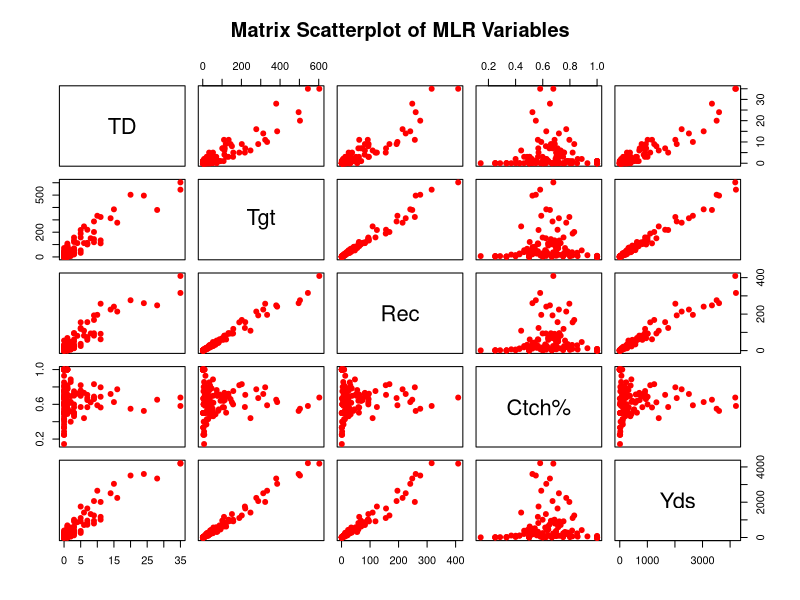
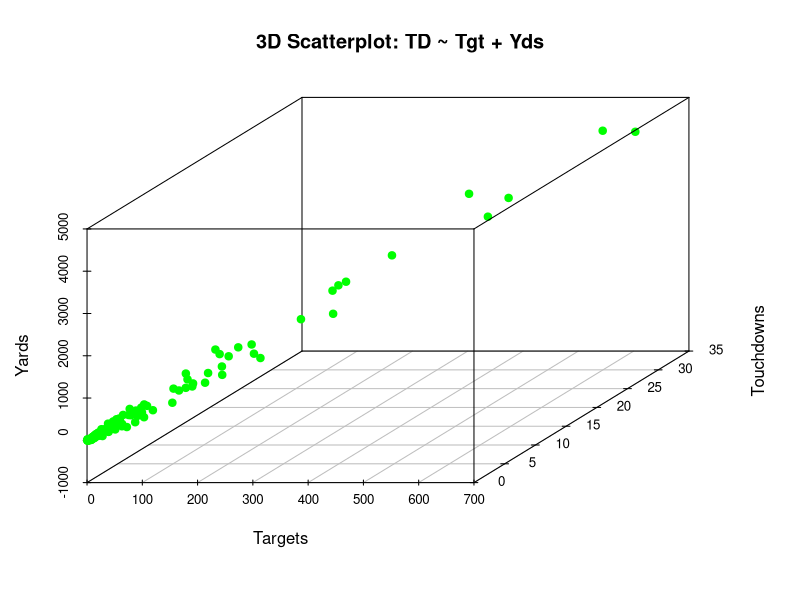
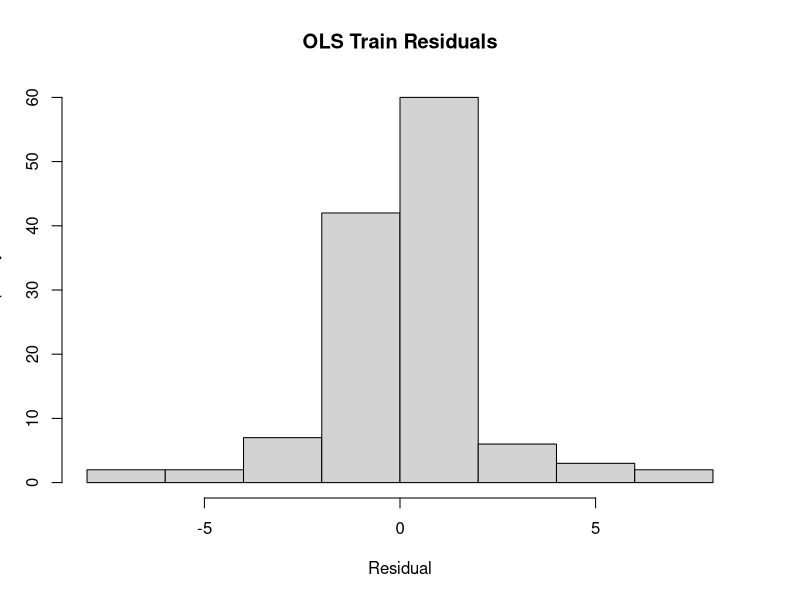
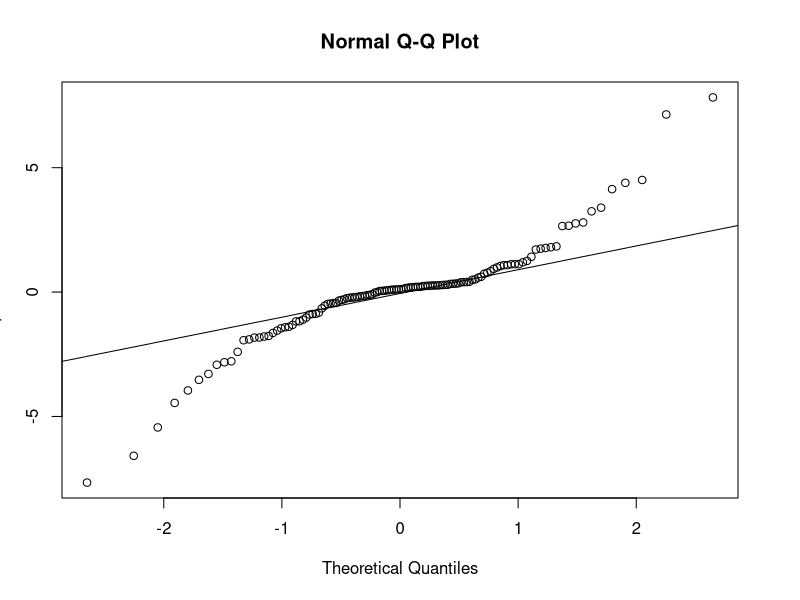
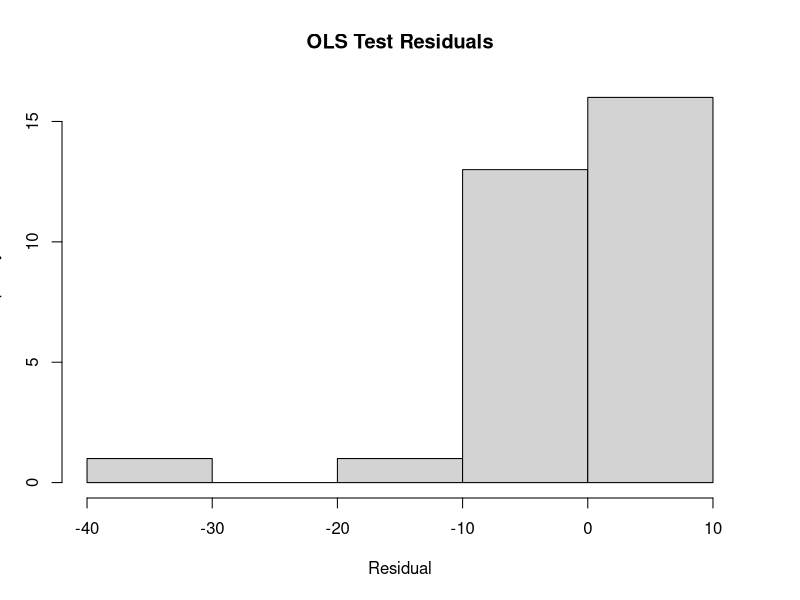
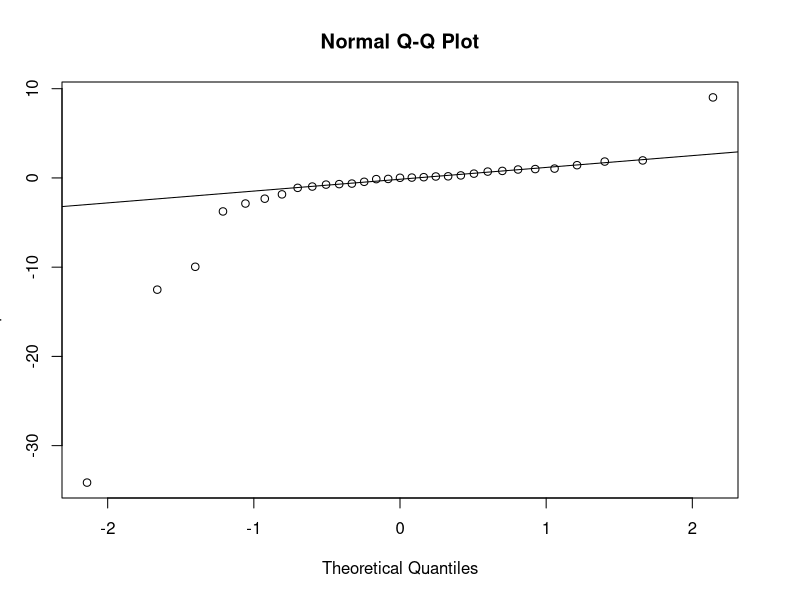
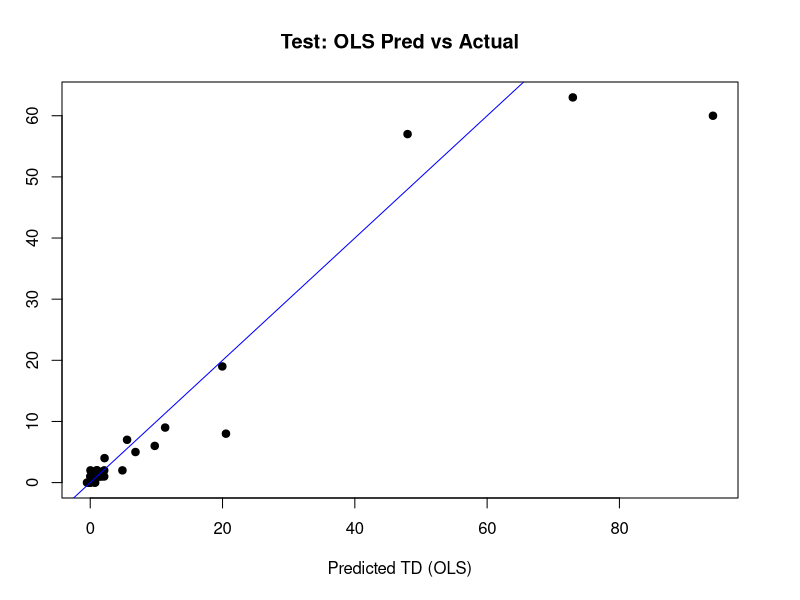
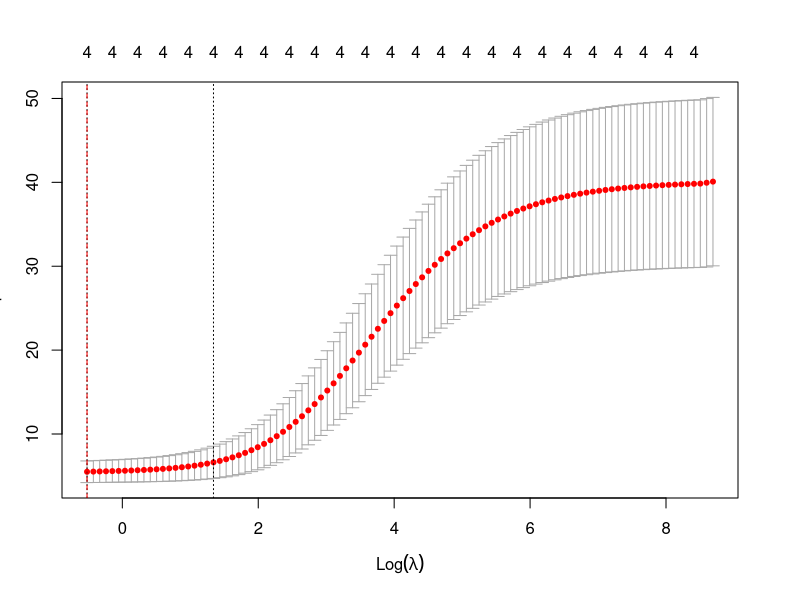

The R script that drew these images, in order:
## ---- chunk 1
# hide setup output
suppressPackageStartupMessages({
  library(tidyr)
  library(readxl)
  library(dplyr)
  library(car)
  library(glmnet)
  library(Metrics)
  library(scatterplot3d)
})

knitr::opts_chunk$set(
  echo       = TRUE,      # don’t show code by default
  message    = FALSE,      # suppress messages
  warning    = FALSE,      # suppress warnings
  fig.width  = 6,          # width in inches
  fig.height = 4,          # height in inches
  fig.align  = "center",   # center all figures
  out.width  = "80%"       # scale figures to 80% of page width
)
## ---- chunk 2
Atlanta_Falcons_data <- read_excel("Atlanta_Falcons_data.xlsx")
head(Atlanta_Falcons_data)
## ---- chunk 3
vars_needed <- c("TD", "Tgt", "Rec", "Ctch%", "Yds")

offensive_positions <- c("QB", "RB", "WR", "TE")

clean_df <- Atlanta_Falcons_data %>%
  drop_na(all_of(vars_needed)) %>%
  filter(Pos %in% offensive_positions)

set.seed(123)
n       <- nrow(clean_df)
train_i <- sample(n, 0.8*n)
train_df <- clean_df[ train_i, ]
test_df  <- clean_df[-train_i, ]
## ---- chunk 4
mlr_fit <- lm((TD) ~ Tgt + Rec + `Ctch%` + Yds, data = train_df)
summary(mlr_fit)

## ---- chunk 5
pairs(
  ~ TD + Tgt + Rec + `Ctch%` + Yds,
  data = train_df,
  main = "Matrix Scatterplot of MLR Variables",
  col = "red",
  pch = 19
)
## ---- chunk 6
scatterplot3d(
  x = train_df$Tgt,
  y = train_df$TD,
  z = train_df$Yds,
  main = "3D Scatterplot: TD ~ Tgt + Yds",
  xlab = "Targets",
  ylab = "Touchdowns",
  zlab = "Yards",
  color = "green",
  pch = 19
)

## ---- chunk 7
hist(resid(mlr_fit), main="OLS Train Residuals", xlab="Residual")
qqnorm(resid(mlr_fit)); qqline(resid(mlr_fit))
## ---- chunk 8
test_df$pred_ols  <- predict(mlr_fit, newdata = test_df)
resid_test_ols    <- test_df$TD - test_df$pred_ols

# Plots
hist(resid_test_ols, main="OLS Test Residuals", xlab="Residual")
qqnorm(resid_test_ols); qqline(resid_test_ols)

plot(
  test_df$pred_ols, test_df$TD,
  xlab="Predicted TD (OLS)", ylab="Actual TD",
  main="Test: OLS Pred vs Actual", pch=19
)
abline(0,1,col="blue")

## ---- chunk 9
vif(mlr_fit)
## ---- chunk 10
# Prepare matrices
x_train <- model.matrix(TD~Tgt+Rec+`Ctch%`+Yds, train_df)[,-1]
y_train <- train_df$TD
x_test  <- model.matrix(TD~Tgt+Rec+`Ctch%`+Yds, test_df)[,-1]
y_test  <- test_df$TD

# Ridge
cv_ridge  <- cv.glmnet(x_train,y_train,alpha=0)
best_ridge<- cv_ridge$lambda.min
ridge_mod <- glmnet(x_train,y_train,alpha=0,lambda=best_ridge)
test_df$pred_ridge <- as.numeric(predict(ridge_mod,x_test))
summary(cv_ridge)

# Lasso
cv_lasso  <- cv.glmnet(x_train,y_train,alpha=1)
best_lasso<- cv_lasso$lambda.min
lasso_mod <- glmnet(x_train,y_train,alpha=1,lambda=best_lasso)
test_df$pred_lasso <- as.numeric(predict(lasso_mod,x_test))
summary(cv_lasso)

# RMSE
cat("Ridge RMSE:",  rmse(y_test, test_df$pred_ridge), "\n")
cat("Lasso RMSE:",  rmse(y_test, test_df$pred_lasso), "\n")
## ---- chunk 11
plot(cv_ridge)
abline(v=log(best_ridge),col="red",lty=2)
## ---- chunk 12
plot(test_df$pred_ols, test_df$TD,
     xlim = range(c(test_df$pred_ols,test_df$pred_ridge)),
     ylim = range(c(test_df$pred_ols,test_df$pred_ridge)),
     xlab="Predicted TD", ylab="Actual TD",
     main="OLS (blue) vs Ridge (red)", pch=19, col=rgb(0,0,1,0.6))
points(test_df$pred_ridge, test_df$TD, pch=17, col=rgb(1,0,0,0.6))
abline(0,1,lty=2)
legend("topleft", legend=c("OLS","Ridge"), pch=c(19,17),
       col=c("blue","red"), bty="n")
## ---- chunk 13
summary(train_df)
summary(test_df)
